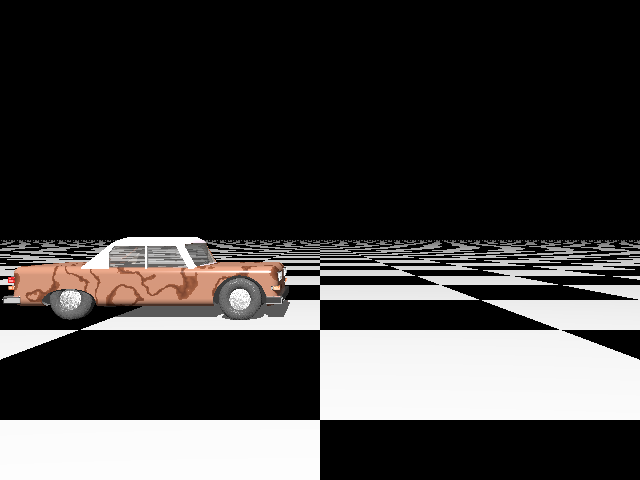
%> input picture tests/POVRAY/2D/01.png, 640 x 480 px; its folder holds only this picture in this run
$ octave converte.m   (GNU Octave 9; MATLAB toolbox functions it lacks are replaced by stand-ins)
%> lines starting %> are read from the running program, lines starting %| are printed output that depends on the picture

addpath(genpath('mfiles'));

DIR_IMAGES = '/home/eduardo/Projetos/ProjPiv/PIV-LMT/tests/POVRAY/2D/';
srcFiles = dir([DIR_IMAGES,'*.png'])

for c = 1:length(srcFiles)
    filename = [DIR_IMAGES, srcFiles(c).name];
    img2=imread(filename);
%> img2 is the input picture: size 480x640x3 uint8; mean R, G, B 61.8, 60.1, 59.4

    img2 = rgb2gray(img2);
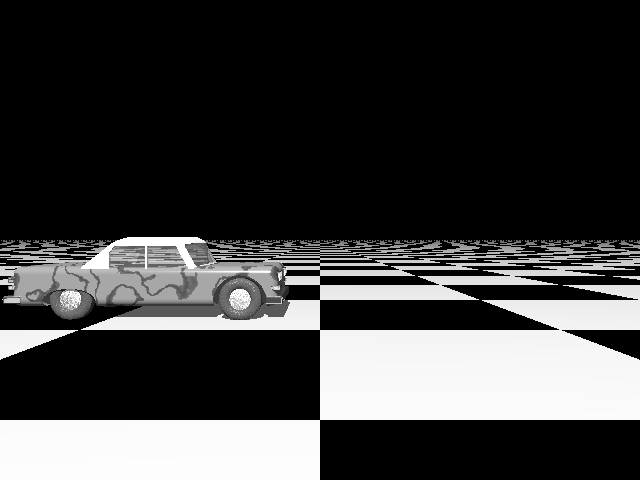
%> img2: size 480x640 uint8; min 0, max 255, mean 60.5

    filename = [ num2str(c),'.png'];

    img3=imresize(img2,[128, size(img2,2)*128/size(img2,1)]);
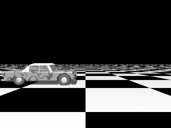
%> img3: size 128x171 uint8; min 0, max 255, mean 60.7

    imwrite(img3,['gray1',filesep,filename]);
  end

$ run again, on tests/POVRAY/2D/07.png
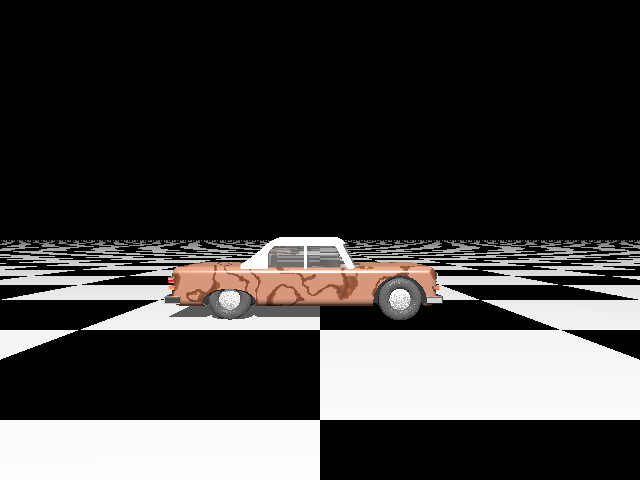
%> input picture tests/POVRAY/2D/07.png, 640 x 480 px
%> img2 is the input picture: size 480x640x3 uint8; mean R, G, B 62, 60.4, 59.7
%> `img2 = rgb2gray(img2);`:
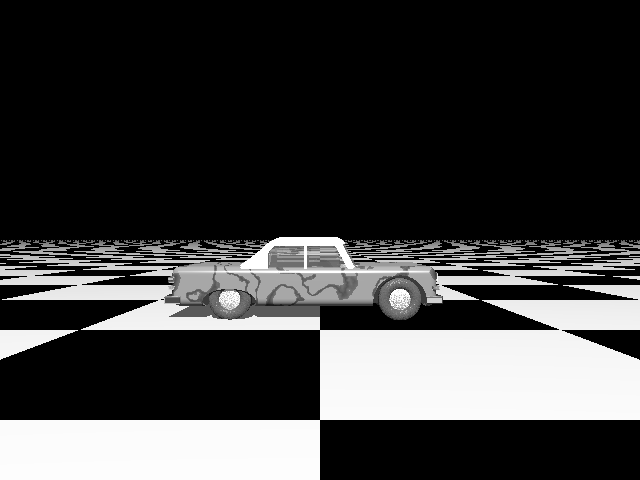
%> img2: size 480x640 uint8; min 0, max 255, mean 60.8
%> `img3=imresize(img2,[128, size(img2,2)*128/size(img2,1)]);`:
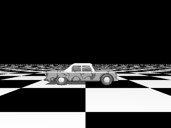
%> img3: size 128x171 uint8; min 0, max 255, mean 60.9
